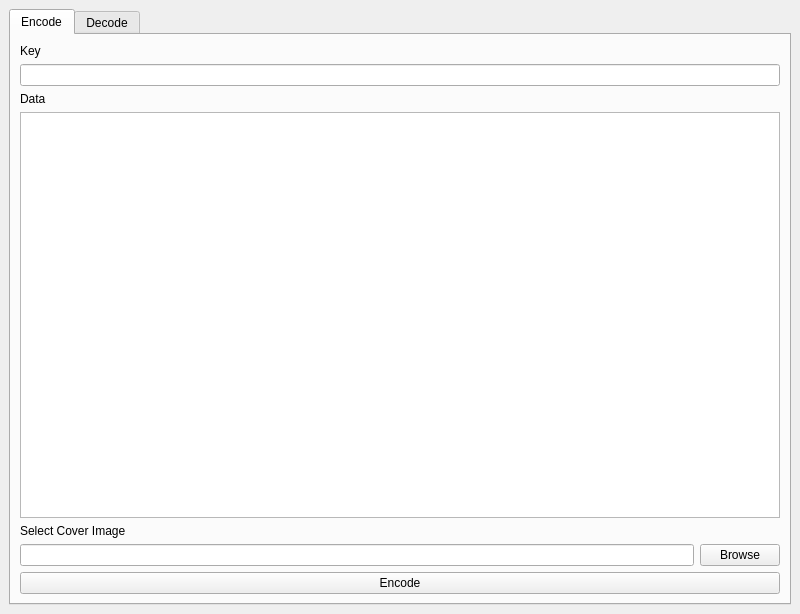
<?xml version="1.0" encoding="UTF-8"?>
<ui version="4.0">
 <class>MainWindow</class>
 <widget class="QMainWindow" name="MainWindow">
  <property name="geometry">
   <rect>
    <x>0</x>
    <y>0</y>
    <width>800</width>
    <height>614</height>
   </rect>
  </property>
  <property name="windowTitle">
   <string>QRSteg</string>
  </property>
  <widget class="QWidget" name="centralwidget">
   <layout class="QVBoxLayout" name="verticalLayout">
    <item>
     <widget class="QTabWidget" name="tabWidget">
      <property name="currentIndex">
       <number>0</number>
      </property>
      <widget class="QWidget" name="tab">
       <attribute name="title">
        <string>Encode</string>
       </attribute>
       <layout class="QVBoxLayout" name="verticalLayout_2">
        <item>
         <widget class="QLabel" name="label">
          <property name="text">
           <string>Key</string>
          </property>
         </widget>
        </item>
        <item>
         <widget class="QLineEdit" name="lineEdit_key_tab1"/>
        </item>
        <item>
         <widget class="QLabel" name="label_2">
          <property name="text">
           <string>Data</string>
          </property>
         </widget>
        </item>
        <item>
         <widget class="QPlainTextEdit" name="plainTextEdit_data_tab1"/>
        </item>
        <item>
         <widget class="QLabel" name="label_3">
          <property name="text">
           <string>Select Cover Image</string>
          </property>
         </widget>
        </item>
        <item>
         <layout class="QHBoxLayout" name="horizontalLayout_2">
          <item>
           <widget class="QLineEdit" name="lineEdit_cover_tab1"/>
          </item>
          <item>
           <widget class="QPushButton" name="browse_btn">
            <property name="text">
             <string>Browse</string>
            </property>
           </widget>
          </item>
         </layout>
        </item>
        <item>
         <widget class="QPushButton" name="encode_btn">
          <property name="text">
           <string>Encode</string>
          </property>
         </widget>
        </item>
       </layout>
      </widget>
      <widget class="QWidget" name="tab_2">
       <attribute name="title">
        <string>Decode</string>
       </attribute>
       <layout class="QVBoxLayout" name="verticalLayout_3">
        <item>
         <widget class="QLabel" name="label_4">
          <property name="text">
           <string>Select Cover Image</string>
          </property>
         </widget>
        </item>
        <item>
         <layout class="QHBoxLayout" name="horizontalLayout">
          <item>
           <widget class="QLineEdit" name="lineEdit_cover_tab2"/>
          </item>
          <item>
           <widget class="QPushButton" name="browse_btn2">
            <property name="text">
             <string>Browse</string>
            </property>
           </widget>
          </item>
         </layout>
        </item>
        <item>
         <widget class="QLabel" name="label_5">
          <property name="text">
           <string>Select Stego Image</string>
          </property>
         </widget>
        </item>
        <item>
         <layout class="QHBoxLayout" name="horizontalLayout_3">
          <item>
           <widget class="QLineEdit" name="lineEdit_stego_tab2"/>
          </item>
          <item>
           <widget class="QPushButton" name="browse_btn3">
            <property name="text">
             <string>Browse</string>
            </property>
           </widget>
          </item>
         </layout>
        </item>
        <item>
         <widget class="QPushButton" name="recoverqr_btn">
          <property name="text">
           <string>Recover QR</string>
          </property>
         </widget>
        </item>
        <item>
         <spacer name="horizontalSpacer">
          <property name="orientation">
           <enum>Qt::Horizontal</enum>
          </property>
          <property name="sizeHint" stdset="0">
           <size>
            <width>40</width>
            <height>20</height>
           </size>
          </property>
         </spacer>
        </item>
        <item>
         <widget class="QLabel" name="label_6">
          <property name="text">
           <string>Key</string>
          </property>
         </widget>
        </item>
        <item>
         <widget class="QLineEdit" name="lineEdit_key_tab2"/>
        </item>
        <item>
         <widget class="QLabel" name="label_7">
          <property name="text">
           <string>Encypted Message</string>
          </property>
         </widget>
        </item>
        <item>
         <widget class="QPlainTextEdit" name="plainTextEdit_enc_tab2"/>
        </item>
        <item>
         <widget class="QPushButton" name="decrypt_btn">
          <property name="text">
           <string>Decrypt</string>
          </property>
         </widget>
        </item>
       </layout>
      </widget>
     </widget>
    </item>
   </layout>
  </widget>
 </widget>
 <resources/>
 <connections/>
</ui>
